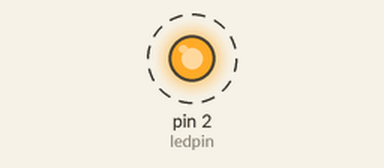
Simulated run of this sketch. Board: Arduino Uno, built with avr-gcc and run on an emulated ATmega328P. On the bench: output pins drawn as LEDs (lit = HIGH). Dashed ring = blinking.

Above: at 0.2 s.
Timing chart, 0 to 3.0 s (numbered marks = the images above):
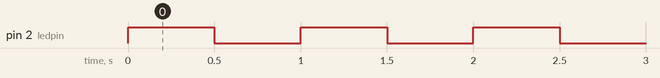

The sketch:

sketch_dec19b.ino
```cpp
int ledpin = 2;
void setup() {
  // put your setup code here, to run once:
pinMode(2, OUTPUT);
}

void loop() {
  digitalWrite(2, HIGH);
  delay(500);
  digitalWrite(2, LOW);
  delay(500);

}
```

Measured:
- by itself, pin 2 (ledpin): alternates HIGH for 0.50 s and LOW for 0.50 s
